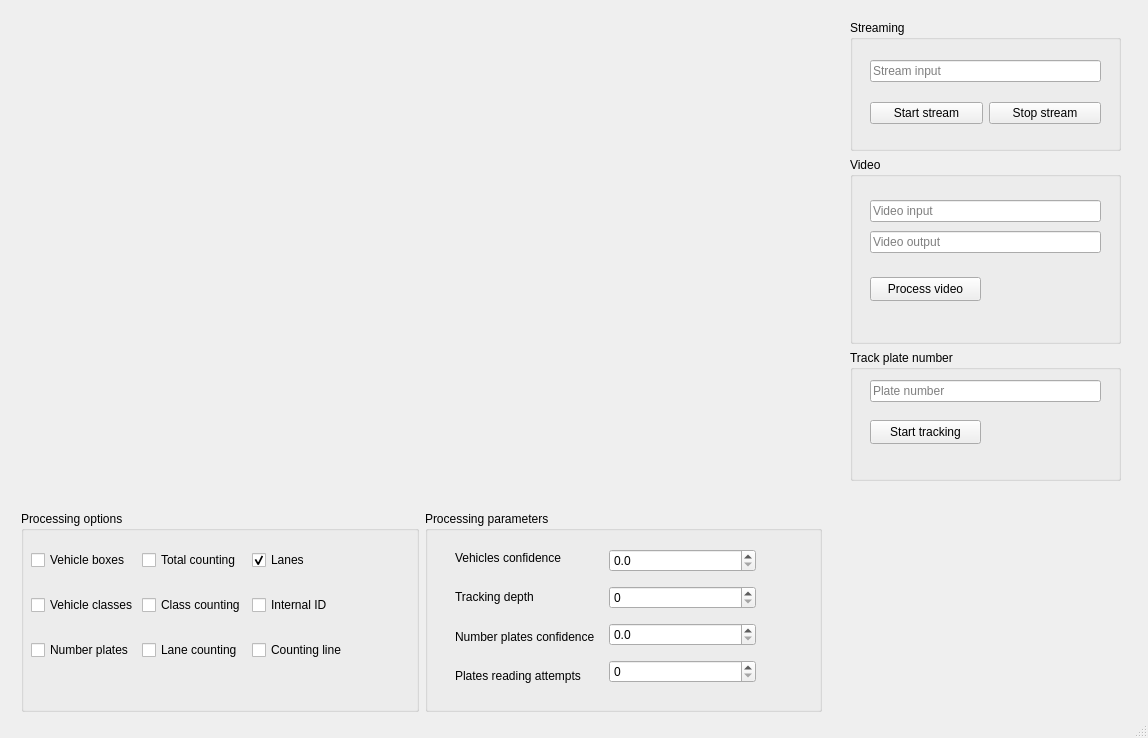
<?xml version="1.0" encoding="UTF-8"?>
<ui version="4.0">
 <class>MainWindow</class>
 <widget class="QMainWindow" name="MainWindow">
  <property name="geometry">
   <rect>
    <x>0</x>
    <y>0</y>
    <width>1148</width>
    <height>738</height>
   </rect>
  </property>
  <property name="windowTitle">
   <string>Traffic Surveillance</string>
  </property>
  <widget class="QWidget" name="centralwidget">
   <widget class="QWidget" name="gridLayoutWidget">
    <property name="geometry">
     <rect>
      <x>20</x>
      <y>20</y>
      <width>801</width>
      <height>461</height>
     </rect>
    </property>
    <layout class="QGridLayout" name="image_layout"/>
   </widget>
   <widget class="QWidget" name="layoutWidget">
    <property name="geometry">
     <rect>
      <x>21</x>
      <y>511</y>
      <width>801</width>
      <height>201</height>
     </rect>
    </property>
    <layout class="QHBoxLayout" name="bottom_layout">
     <item>
      <widget class="QGroupBox" name="drawing_groupBox">
       <property name="title">
        <string>Processing options</string>
       </property>
       <widget class="QWidget" name="layoutWidget">
        <property name="geometry">
         <rect>
          <x>10</x>
          <y>20</y>
          <width>316</width>
          <height>151</height>
         </rect>
        </property>
        <layout class="QHBoxLayout" name="horizontalLayout">
         <item>
          <layout class="QVBoxLayout" name="verticalLayout">
           <item>
            <widget class="QCheckBox" name="boxes_checkBox">
             <property name="text">
              <string>Vehicle boxes</string>
             </property>
            </widget>
           </item>
           <item>
            <widget class="QCheckBox" name="classes_checkBox">
             <property name="text">
              <string>Vehicle classes</string>
             </property>
            </widget>
           </item>
           <item>
            <widget class="QCheckBox" name="number_plates_checkBox">
             <property name="text">
              <string>Number plates</string>
             </property>
            </widget>
           </item>
          </layout>
         </item>
         <item>
          <layout class="QVBoxLayout" name="verticalLayout_2">
           <item>
            <widget class="QCheckBox" name="total_counting_checkBox">
             <property name="text">
              <string>Total counting</string>
             </property>
            </widget>
           </item>
           <item>
            <widget class="QCheckBox" name="class_counting_checkBox">
             <property name="text">
              <string>Class counting</string>
             </property>
            </widget>
           </item>
           <item>
            <widget class="QCheckBox" name="lane_counting_checkBox">
             <property name="text">
              <string>Lane counting</string>
             </property>
            </widget>
           </item>
          </layout>
         </item>
         <item>
          <layout class="QVBoxLayout" name="verticalLayout_3">
           <item>
            <widget class="QCheckBox" name="lanes_checkBox">
             <property name="text">
              <string>Lanes</string>
             </property>
             <property name="checked">
              <bool>true</bool>
             </property>
            </widget>
           </item>
           <item>
            <widget class="QCheckBox" name="ids_checkBox">
             <property name="text">
              <string>Internal ID</string>
             </property>
            </widget>
           </item>
           <item>
            <widget class="QCheckBox" name="counting_line_checkBox">
             <property name="text">
              <string>Counting line</string>
             </property>
            </widget>
           </item>
          </layout>
         </item>
        </layout>
       </widget>
      </widget>
     </item>
     <item>
      <widget class="QGroupBox" name="parameters_groupBox">
       <property name="title">
        <string>Processing parameters</string>
       </property>
       <widget class="QWidget" name="layoutWidget">
        <property name="geometry">
         <rect>
          <x>30</x>
          <y>30</y>
          <width>301</width>
          <height>151</height>
         </rect>
        </property>
        <layout class="QHBoxLayout" name="horizontalLayout_3">
         <item>
          <layout class="QVBoxLayout" name="verticalLayout_4">
           <item>
            <widget class="QLabel" name="label">
             <property name="text">
              <string>Vehicles confidence</string>
             </property>
            </widget>
           </item>
           <item>
            <widget class="QLabel" name="label_4">
             <property name="text">
              <string>Tracking depth</string>
             </property>
            </widget>
           </item>
           <item>
            <widget class="QLabel" name="label_2">
             <property name="text">
              <string>Number plates confidence</string>
             </property>
            </widget>
           </item>
           <item>
            <widget class="QLabel" name="label_3">
             <property name="text">
              <string>Plates reading attempts</string>
             </property>
            </widget>
           </item>
          </layout>
         </item>
         <item>
          <layout class="QVBoxLayout" name="verticalLayout_5">
           <item>
            <widget class="QDoubleSpinBox" name="doubleSpinBox_2">
             <property name="decimals">
              <number>1</number>
             </property>
             <property name="maximum">
              <double>1.000000000000000</double>
             </property>
             <property name="singleStep">
              <double>0.100000000000000</double>
             </property>
            </widget>
           </item>
           <item>
            <widget class="QSpinBox" name="spinBox">
             <property name="maximum">
              <number>40</number>
             </property>
            </widget>
           </item>
           <item>
            <widget class="QDoubleSpinBox" name="doubleSpinBox_5">
             <property name="decimals">
              <number>1</number>
             </property>
             <property name="maximum">
              <double>1.000000000000000</double>
             </property>
             <property name="singleStep">
              <double>0.100000000000000</double>
             </property>
            </widget>
           </item>
           <item>
            <widget class="QSpinBox" name="spinBox_2">
             <property name="maximum">
              <number>40</number>
             </property>
            </widget>
           </item>
          </layout>
         </item>
        </layout>
       </widget>
      </widget>
     </item>
    </layout>
   </widget>
   <widget class="QWidget" name="">
    <property name="geometry">
     <rect>
      <x>850</x>
      <y>20</y>
      <width>271</width>
      <height>461</height>
     </rect>
    </property>
    <layout class="QVBoxLayout" name="verticalLayout_7" stretch="7,10,7">
     <item>
      <widget class="QGroupBox" name="streaming_groupBox">
       <property name="title">
        <string>Streaming</string>
       </property>
       <widget class="QLineEdit" name="lineEdit">
        <property name="geometry">
         <rect>
          <x>20</x>
          <y>40</y>
          <width>231</width>
          <height>22</height>
         </rect>
        </property>
        <property name="text">
         <string/>
        </property>
        <property name="placeholderText">
         <string>Stream input</string>
        </property>
       </widget>
       <widget class="QWidget" name="">
        <property name="geometry">
         <rect>
          <x>20</x>
          <y>80</y>
          <width>231</width>
          <height>26</height>
         </rect>
        </property>
        <layout class="QHBoxLayout" name="horizontalLayout_2">
         <item>
          <widget class="QPushButton" name="pushButton">
           <property name="text">
            <string>Start stream</string>
           </property>
          </widget>
         </item>
         <item>
          <widget class="QPushButton" name="pushButton_4">
           <property name="text">
            <string>Stop stream</string>
           </property>
          </widget>
         </item>
        </layout>
       </widget>
      </widget>
     </item>
     <item>
      <widget class="QGroupBox" name="streaming_groupBox_2">
       <property name="title">
        <string>Video</string>
       </property>
       <widget class="QPushButton" name="pushButton_2">
        <property name="geometry">
         <rect>
          <x>20</x>
          <y>120</y>
          <width>111</width>
          <height>24</height>
         </rect>
        </property>
        <property name="text">
         <string>Process video</string>
        </property>
       </widget>
       <widget class="QWidget" name="">
        <property name="geometry">
         <rect>
          <x>20</x>
          <y>40</y>
          <width>231</width>
          <height>61</height>
         </rect>
        </property>
        <layout class="QVBoxLayout" name="verticalLayout_6">
         <item>
          <widget class="QLineEdit" name="lineEdit_2">
           <property name="text">
            <string/>
           </property>
           <property name="placeholderText">
            <string>Video input</string>
           </property>
          </widget>
         </item>
         <item>
          <widget class="QLineEdit" name="lineEdit_3">
           <property name="text">
            <string/>
           </property>
           <property name="placeholderText">
            <string>Video output</string>
           </property>
          </widget>
         </item>
        </layout>
       </widget>
      </widget>
     </item>
     <item>
      <widget class="QGroupBox" name="groupBox">
       <property name="title">
        <string>Track plate number</string>
       </property>
       <widget class="QLineEdit" name="lineEdit_4">
        <property name="geometry">
         <rect>
          <x>20</x>
          <y>30</y>
          <width>231</width>
          <height>22</height>
         </rect>
        </property>
        <property name="text">
         <string/>
        </property>
        <property name="placeholderText">
         <string>Plate number</string>
        </property>
       </widget>
       <widget class="QPushButton" name="pushButton_3">
        <property name="geometry">
         <rect>
          <x>20</x>
          <y>70</y>
          <width>111</width>
          <height>24</height>
         </rect>
        </property>
        <property name="text">
         <string>Start tracking</string>
        </property>
       </widget>
      </widget>
     </item>
    </layout>
   </widget>
  </widget>
  <widget class="QMenuBar" name="menubar">
   <property name="geometry">
    <rect>
     <x>0</x>
     <y>0</y>
     <width>1148</width>
     <height>22</height>
    </rect>
   </property>
  </widget>
  <widget class="QStatusBar" name="statusbar"/>
 </widget>
 <resources/>
 <connections/>
</ui>
